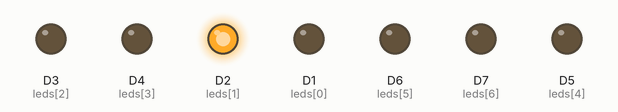
Recording of a sketch running on a simulated ESP8266 (NodeMCU). Shown: output pins drawn as LEDs (lit = HIGH).

Above: at 0.3 s.
At 0.9 s:
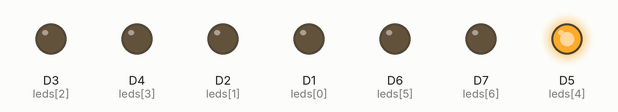
At 1.4 s:
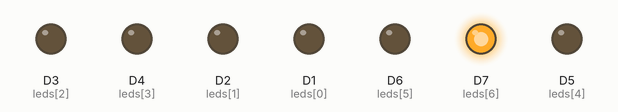
At 2.3 s:
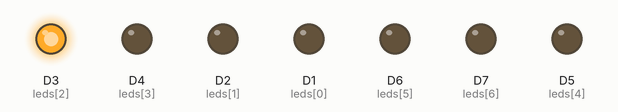
At 3.5 s:
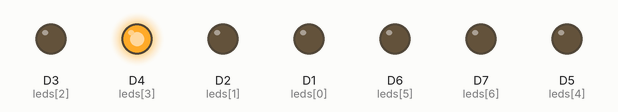
At 5.6 s:
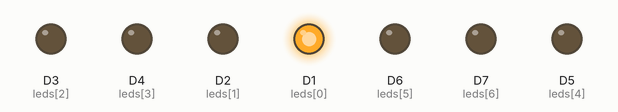
Timing chart, 0 to 6.4 s (numbered marks = the images above):
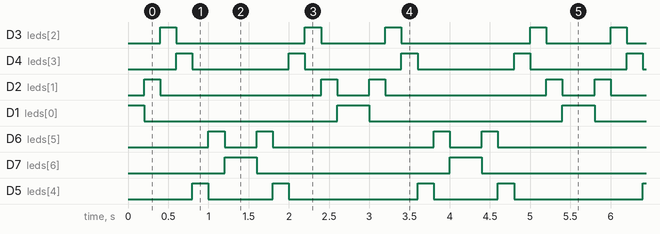

Measured:
- by itself, D3 (leds[2]): repeats every 2.8 s: LOW 1.6 s, HIGH 0.20 s, LOW 0.80 s, HIGH 0.20 s
- by itself, D4 (leds[3]): alternates HIGH for 0.20 s and LOW for 1.2 s
- by itself, D2 (leds[1]): repeats every 2.8 s: LOW 2.0 s, HIGH 0.20 s, LOW 0.40 s, HIGH 0.20 s
- by itself, D1 (leds[0]): repeats every 2.8 s: LOW 2.4 s, HIGH 0.40 s
- by itself, D6 (leds[5]): repeats every 2.8 s: LOW 0.40 s, HIGH 0.20 s, LOW 2.0 s, HIGH 0.20 s
- by itself, D7 (leds[6]): alternates HIGH for 0.40 s and LOW for 2.4 s
- by itself, D5 (leds[4]): repeats every 2.8 s: LOW 0.80 s, HIGH 0.20 s, LOW 1.6 s, HIGH 0.20 s

The sketch:

larson_scanner.ino
```cpp
int leds[] = {D1, D2, D3, D4, D5, D6, D7};

void setup() {
  for (int led=0; led<7; led++) {
    pinMode(leds[led], OUTPUT);
  }
}

void loop(){
  for(int i = 0; i < 7; i++){
    digitalWrite(leds[i], HIGH);
    delay(200);
    digitalWrite(leds[i], LOW);
  }
  for(int i = 6; i >= 0; i--){
    digitalWrite(leds[i], HIGH);
    delay(200);
    digitalWrite(leds[i], LOW);
  }
}
```
